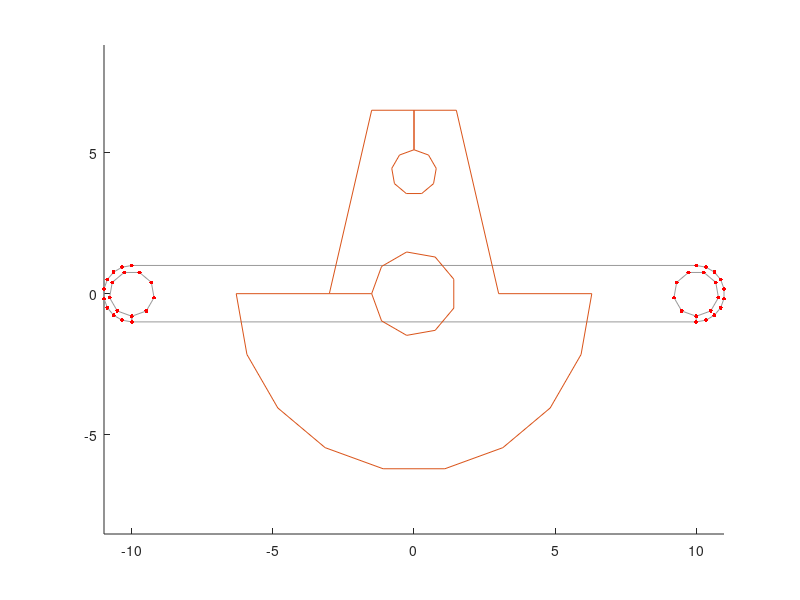

The MATLAB script that drew this image:
l = 20;
w = 2;
A = linspace(-pi/2,pi/2,10)';
B = linspace(pi/2,3*pi/2,10)';
csLeft = [l/2 + w/2*cos(A) w/2*sin(A)];
csRight = [-l/2 + w/2*cos(B) w/2*sin(B)];
d = 1.6;
C = linspace(3*pi/2, -pi/2, 10)';
csLeftHole = [-l/2 + d/2*cos(C) d/2*sin(C)];
csRightHole = [l/2 + d/2*cos(C) d/2*sin(C)];
csConnLine = [-l/2 -w/2; +l/2 -w/2];
cs = [csLeft; csRight; csLeftHole; csConnLine; csRightHole];
figure; hold on; axis equal;
plot(cs(:,1), cs(:,2), 'Color', [0.6 0.6 0.6], 'Marker', '.',...
'MarkerSize', 9, 'MarkerEdgeColor', [1 0 0]);



CenterHoleR = 1.5;
followHoleR = 0.8;
Halfstroke = 4.3;
Margin = 1.2;
R = Halfstroke + followHoleR + Margin;
cutB = 3;
cutT = 1.5;
HeightT = 6.5;
emuPoint = 10;

A = [-cutB 0];
an = linspace(pi,2*pi, emuPoint)';
B = [R*cos(an) R*sin(an)];
C = [cutB 0; cutT HeightT; 0 HeightT];
cir = linspace(pi/2, -3*pi/2, emuPoint)';
D = [followHoleR*cos(cir) Halfstroke+followHoleR*sin(cir)];
E = [0 HeightT; -cutT HeightT; -cutB 0];
cir2 = linspace(pi, -pi, 10)';
F = [CenterHoleR*cos(cir2) CenterHoleR*sin(cir2)];
line = [A;B;C;D;E;F];
plot(line(:,1), line(:,2));


height = 4;
thick = 1;
inner_r = 3.3;
contour = [ 0 -height/2; (thick+inner_r) -height/2; (inner_r+thick) height/2; inner_r height/2; inner_r -(height/2-thick); 0 -(height/2-thick)];

othick = 1;
oheight = 10;
oinner_r = 4.3;
outerTube = [oinner_r -oheight/2; (oinner_r + othick) -oheight/2; (oinner_r + othick) oheight/2; oinner_r oheight/2];